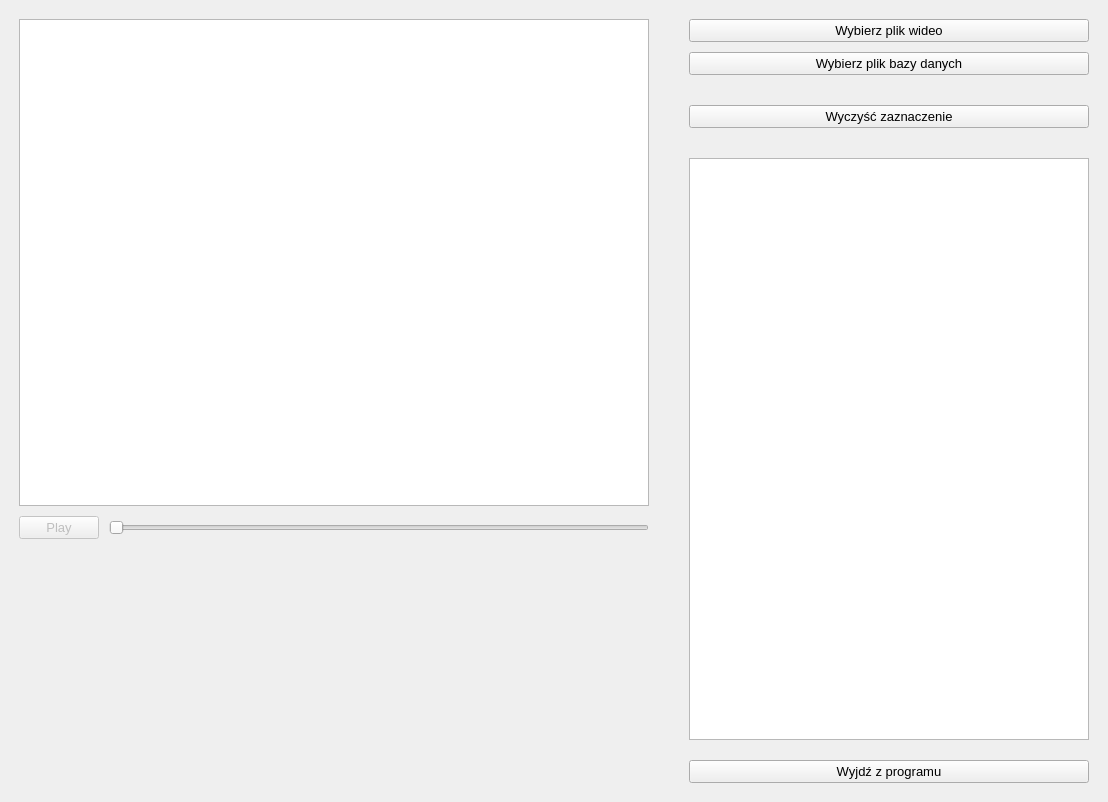
<?xml version="1.0" encoding="UTF-8"?>
<ui version="4.0">
 <class>mainWindow</class>
 <widget class="QMainWindow" name="mainWindow">
  <property name="geometry">
   <rect>
    <x>0</x>
    <y>0</y>
    <width>1108</width>
    <height>802</height>
   </rect>
  </property>
  <property name="font">
   <font>
    <pointsize>10</pointsize>
   </font>
  </property>
  <property name="windowTitle">
   <string>Oprogramowanie wspomagające diagnozę objawu Raynauda</string>
  </property>
  <widget class="QWidget" name="centralwidget">
   <layout class="QHBoxLayout" name="mainLayout" stretch="2,0">
    <property name="spacing">
     <number>10</number>
    </property>
    <item>
     <layout class="QVBoxLayout" name="leftVertLayout" stretch="2,0,1">
      <property name="spacing">
       <number>10</number>
      </property>
      <property name="leftMargin">
       <number>10</number>
      </property>
      <property name="topMargin">
       <number>10</number>
      </property>
      <property name="rightMargin">
       <number>20</number>
      </property>
      <property name="bottomMargin">
       <number>10</number>
      </property>
      <item>
       <widget class="VideoView" name="graphicsView"/>
      </item>
      <item>
       <layout class="QHBoxLayout" name="videoControlsLayout">
        <item>
         <widget class="QPushButton" name="playButton">
          <property name="enabled">
           <bool>false</bool>
          </property>
          <property name="font">
           <font>
            <pointsize>10</pointsize>
           </font>
          </property>
          <property name="text">
           <string>Play</string>
          </property>
         </widget>
        </item>
        <item>
         <widget class="QSlider" name="mediaDurationSlider">
          <property name="enabled">
           <bool>false</bool>
          </property>
          <property name="orientation">
           <enum>Qt::Horizontal</enum>
          </property>
         </widget>
        </item>
       </layout>
      </item>
      <item>
       <layout class="QHBoxLayout" name="graphLayout"/>
      </item>
     </layout>
    </item>
    <item>
     <layout class="QVBoxLayout" name="rightVertLayout">
      <property name="spacing">
       <number>10</number>
      </property>
      <property name="sizeConstraint">
       <enum>QLayout::SetMinAndMaxSize</enum>
      </property>
      <property name="leftMargin">
       <number>10</number>
      </property>
      <property name="topMargin">
       <number>10</number>
      </property>
      <property name="rightMargin">
       <number>10</number>
      </property>
      <property name="bottomMargin">
       <number>10</number>
      </property>
      <item>
       <widget class="QPushButton" name="pickDirectory">
        <property name="sizePolicy">
         <sizepolicy hsizetype="Minimum" vsizetype="Fixed">
          <horstretch>0</horstretch>
          <verstretch>0</verstretch>
         </sizepolicy>
        </property>
        <property name="sizeIncrement">
         <size>
          <width>0</width>
          <height>0</height>
         </size>
        </property>
        <property name="font">
         <font>
          <pointsize>10</pointsize>
         </font>
        </property>
        <property name="text">
         <string>Wybierz plik wideo</string>
        </property>
       </widget>
      </item>
      <item>
       <widget class="QPushButton" name="showDataBase">
        <property name="font">
         <font>
          <pointsize>10</pointsize>
         </font>
        </property>
        <property name="text">
         <string>Wybierz plik bazy danych</string>
        </property>
        <property name="checkable">
         <bool>false</bool>
        </property>
        <property name="checked">
         <bool>false</bool>
        </property>
       </widget>
      </item>
      <item>
       <spacer name="verticalSpacer_3">
        <property name="orientation">
         <enum>Qt::Vertical</enum>
        </property>
        <property name="sizeType">
         <enum>QSizePolicy::Preferred</enum>
        </property>
        <property name="sizeHint" stdset="0">
         <size>
          <width>20</width>
          <height>20</height>
         </size>
        </property>
       </spacer>
      </item>
      <item>
       <widget class="QPushButton" name="clearScene">
        <property name="font">
         <font>
          <pointsize>10</pointsize>
         </font>
        </property>
        <property name="text">
         <string>Wyczyść zaznaczenie</string>
        </property>
        <property name="checkable">
         <bool>false</bool>
        </property>
        <property name="checked">
         <bool>false</bool>
        </property>
       </widget>
      </item>
      <item>
       <spacer name="verticalSpacer_2">
        <property name="orientation">
         <enum>Qt::Vertical</enum>
        </property>
        <property name="sizeType">
         <enum>QSizePolicy::Maximum</enum>
        </property>
        <property name="sizeHint" stdset="0">
         <size>
          <width>20</width>
          <height>20</height>
         </size>
        </property>
       </spacer>
      </item>
      <item>
       <widget class="QTextEdit" name="userData">
        <property name="enabled">
         <bool>true</bool>
        </property>
        <property name="minimumSize">
         <size>
          <width>400</width>
          <height>0</height>
         </size>
        </property>
        <property name="lineWrapMode">
         <enum>QTextEdit::NoWrap</enum>
        </property>
        <property name="readOnly">
         <bool>true</bool>
        </property>
       </widget>
      </item>
      <item>
       <spacer name="verticalSpacer_4">
        <property name="orientation">
         <enum>Qt::Vertical</enum>
        </property>
        <property name="sizeType">
         <enum>QSizePolicy::Preferred</enum>
        </property>
        <property name="sizeHint" stdset="0">
         <size>
          <width>20</width>
          <height>10</height>
         </size>
        </property>
       </spacer>
      </item>
      <item>
       <widget class="QPushButton" name="exitApplication">
        <property name="font">
         <font>
          <pointsize>10</pointsize>
         </font>
        </property>
        <property name="text">
         <string>Wyjdź z programu</string>
        </property>
        <property name="shortcut">
         <string>Esc</string>
        </property>
       </widget>
      </item>
     </layout>
    </item>
   </layout>
  </widget>
 </widget>
 <customwidgets>
  <customwidget>
   <class>VideoView</class>
   <extends>QGraphicsView</extends>
   <header>videoview</header>
  </customwidget>
 </customwidgets>
 <resources/>
 <connections/>
</ui>
